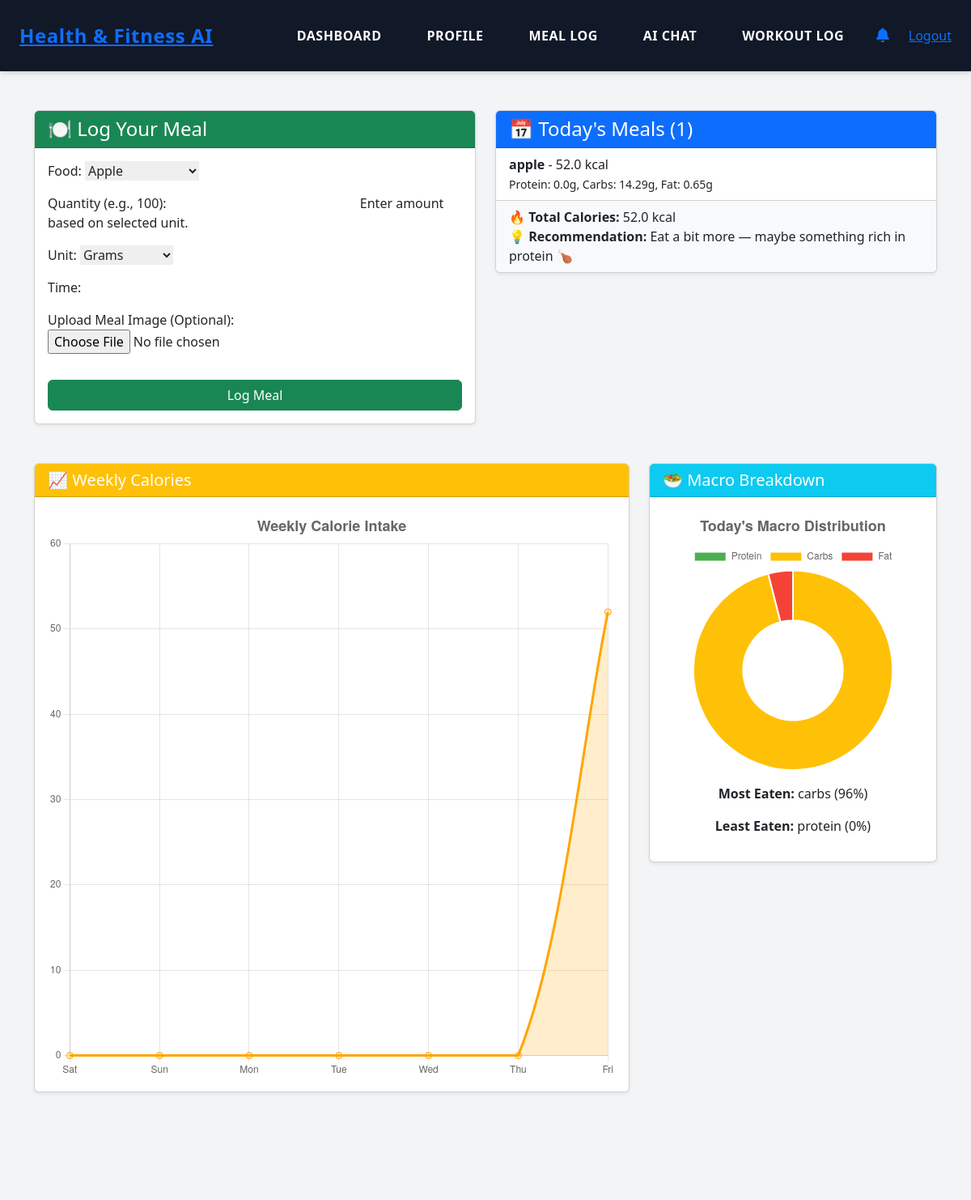
The app's page /meals/meal-log/ (signed in, upper part), older data.
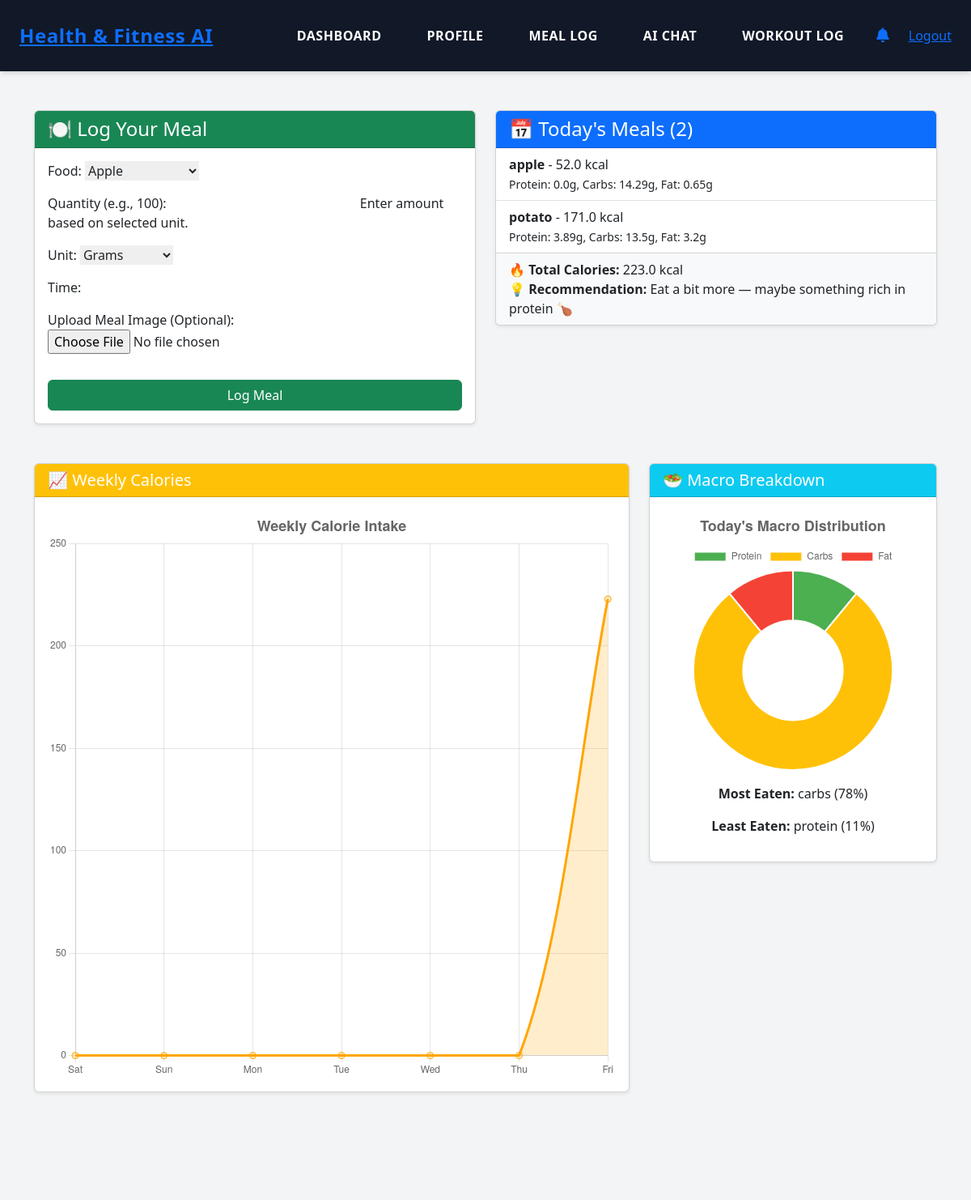
The same page, newer data.
### meals/models.py (models this page shows, shortened)
class MealLog(models.Model):
    user = models.ForeignKey(User, on_delete=models.CASCADE)
    food_name = models.CharField(max_length=100)
    quantity = models.FloatField(default=1.0)
    unit = models.CharField(max_length=20, default='grams')  # example default unit
    time = models.TimeField(default=time(8, 0))  # default to 08:00 AM
    image = models.ImageField(upload_to='meal_images/', blank=True, null=True)
    total_calories = models.FloatField(null=True, blank=True)
    protein = models.FloatField(null=True, blank=True)
    carbs = models.FloatField(null=True, blank=True)
    fat = models.FloatField(null=True, blank=True)
    date = models.DateField(auto_now_add=True)

### meals/views.py (the view)
# urls.py: path('meal-log/', views.meal_log_view, name='meal_log'),
@login_required
def meal_log_view(request):
    today = date.today()
    if request.method == 'POST':
        form = MealLogForm(request.POST, request.FILES)
        if form.is_valid():
            meal = form.save(commit=False)
            meal.user = request.user
            food_name = form.cleaned_data.get('food_name')
            quantity = form.cleaned_data.get('quantity') or 1
            unit = form.cleaned_data.get('unit')
            if not food_name:
                messages.error(request, "Please select a food item.")
                return redirect('meal_log')
            meal.food_name = food_name
            meal.quantity = quantity
            meal.unit = unit
            nutrition = get_usda_nutrition(food_name, quantity, unit)
            if nutrition:
                meal.total_calories = nutrition['calories']
                meal.protein = nutrition['protein']
                meal.carbs = nutrition['carbs']
                meal.fat = nutrition['fat']
            else:
                messages.warning(request, f"No nutrition data found for {food_name}.")
            meal.save()
            Notification.objects.create(
                user=request.user,
                message=f"You logged {meal.food_name} with {meal.total_calories} kcal."
            )
            try:
                send_mail(
                    subject='🍽️ Meal Logged!',
                    message=f"Hi {request.user.username},\n\nYou logged {meal.food_name} ({quantity} {unit}) with {meal.total_calories} kcal!",
                    from_email=settings.EMAIL_HOST_USER,
                    recipient_list=[request.user.email],
                    fail_silently=True
                )
            except Exception as e:
                print(f"Email error: {e}")
            return redirect('meal_log')
    else:
        form = MealLogForm()
    today_totals = get_day_totals(request.user, today)
    if today_totals['calories'] < CALORIE_MIN:
        recommendation = "Eat a bit more — maybe something rich in protein 🍗"
    elif today_totals['calories'] > CALORIE_MAX:
        recommendation = "You've eaten a lot — try something light 🥗"
    else:
        recommendation = "You're doing great! 🎉"
    week_dates = [today - timedelta(days=i) for i in range(6, -1, -1)]
    weekly_data = []
    weekly_labels = []
    weekly_calories = []
    for day in week_dates:
        totals = get_day_totals(request.user, day)
        weekly_data.append({'date': day.strftime('%a'), **totals})
        weekly_labels.append(day.strftime('%a'))
        weekly_calories.append(totals['calories'])
    today_macros = {
        'protein': today_totals['protein'],
        'carbs': today_totals['carbs'],
        'fat': today_totals['fat'],
    }
    total_macros = sum(today_macros.values()) or 1
    macro_percentages = {k: round((v / total_macros) * 100) for k, v in today_macros.items()}
    most_eaten_macro = max(macro_percentages, key=macro_percentages.get)
    least_eaten_macro = min(macro_percentages, key=macro_percentages.get)
    return render(request, 'meals/meal_log.html', {
        'form': form,
        'logs': today_totals['logs'],
        'total_calories': today_totals['calories'],
        'recommendation': recommendation,
        'weekly_data': weekly_data,
        'weekly_labels': json.dumps(weekly_labels),
        'weekly_calories': json.dumps(weekly_calories),
        'macro_percentages': macro_percentages,
        'most_eaten_macro': most_eaten_macro,
        'least_eaten_macro': least_eaten_macro,
        'most_percentage': macro_percentages[most_eaten_macro],
        'least_percentage': macro_percentages[least_eaten_macro],
    })

### meals/forms.py
class MealLogForm(forms.ModelForm):
    food_name = forms.ChoiceField(choices=FOOD_CHOICES, label='Food')
    quantity = forms.FloatField(min_value=0.1, label='Quantity (e.g., 100)', help_text="Enter amount based on selected unit.")
    unit = forms.ChoiceField(choices=UNIT_CHOICES, label='Unit')
    time = forms.TimeField(widget=forms.TimeInput(format='%H:%M'), label='Time')
    image = forms.ImageField(required=False, label='Upload Meal Image (Optional)')
    class Meta:
        model = MealLog
        fields = ['food_name', 'quantity', 'unit', 'time', 'image']

### meals/views.py (called while the page is built)
def get_day_totals(user, day):
    logs = MealLog.objects.filter(user=user, date=day)
    return {
        'logs': logs,
        'calories': sum((log.total_calories or 0) for log in logs),
        'protein': sum((log.protein or 0) for log in logs),
        'carbs': sum((log.carbs or 0) for log in logs),
        'fat': sum((log.fat or 0) for log in logs),
    }

### notifications/context_processors.py (called while the page is built)
def notification_status(request):
    if request.user.is_authenticated:
        has_new = Notification.objects.filter(user=request.user, is_read=False).exists()
        return {'has_new_notifications': has_new}
    return {}

### templates/meals/meal_log.html (shortened to what this page needs)
{% extends "users/base.html" %}
{% load static %}
{% block content %}
<div class="container mt-4">
    <div class="row">
        <div class="col-lg-6 mb-4">
            <div class="card shadow-sm">
                <div class="card-header bg-success text-white">
                    <h4 class="mb-0">🍽️ Log Your Meal</h4>
                </div>
                <div class="card-body">
                    <form method="post" enctype="multipart/form-data">
                        {{ form.as_p }}
                        <button type="submit" class="btn btn-success w-100 mt-3">Log Meal</button>
                    </form>
                </div>
            </div>
        </div>
        <div class="col-lg-6 mb-4">
            <div class="card shadow-sm">
                <div class="card-header bg-primary text-white">
                    <h4 class="mb-0">📅 Today's Meals ({{ logs.count }})</h4>
                </div>
                <ul class="list-group list-group-flush">
                    {% for log in logs %}
                        <li class="list-group-item">
                            <strong>{{ log.food_name }}</strong> - {{ log.total_calories }} kcal<br>
                            <small>Protein: {{ log.protein }}g, Carbs: {{ log.carbs }}g, Fat: {{ log.fat }}g</small>
                        </li>
                    {% empty %}
                        <li class="list-group-item text-muted">No meals logged today.</li>
                    {% endfor %}
                </ul>
                <div class="card-footer bg-light">
                    <strong>🔥 Total Calories:</strong> {{ total_calories }} kcal<br>
                    <strong>💡 Recommendation:</strong> {{ recommendation }}
                </div>
            </div>
        </div>
    </div>
    <div class="row mt-4">
        <div class="col-md-8 mb-4">
            <div class="card shadow-sm">
                <div class="card-header bg-warning">
                    <h5 class="mb-0 text-white">📈 Weekly Calories</h5>
                </div>
                <div class="card-body">
                    <canvas id="weeklyChart" height="300"></canvas>
                </div>
            </div>
        </div>
        <div class="col-md-4 mb-4">
            <div class="card shadow-sm">
                <div class="card-header bg-info text-white">
                    <h5 class="mb-0">🥗 Macro Breakdown</h5>
                </div>
                <div class="card-body text-center">
                    <canvas id="macroChart" height="300"></canvas>
                    <p class="mt-3"><strong>Most Eaten:</strong> {{ most_eaten_macro }} ({{ most_percentage }}%)</p>
                    <p><strong>Least Eaten:</strong> {{ least_eaten_macro }} ({{ least_percentage }}%)</p>
                </div>
            </div>
        </div>
    </div>
</div>
<script>
const weeklyCtx = document.getElementById('weeklyChart').getContext('2d');
new Chart(weeklyCtx, {
    type: 'line',
    data: {
        labels: {{ weekly_labels|safe }},
        datasets: [{
            label: 'Calories',
            data: {{ weekly_calories|safe }},
            borderColor: 'orange',
            backgroundColor: 'rgba(255,165,0,0.2)',
            tension: 0.3,
            fill: true,
            pointRadius: 4,
            pointHoverRadius: 6,
        }]
    },
    options: {
        responsive: true,
        plugins: {
            legend: { display: false },
            title: { display: true, text: 'Weekly Calorie Intake', font: { size: 18 } }
        }
    }
});
const macroCtx = document.getElementById('macroChart').getContext('2d');
new Chart(macroCtx, {
    type: 'doughnut',
    data: {
        labels: ['Protein', 'Carbs', 'Fat'],
        datasets: [{
            data: [{{ macro_percentages.protein }}, {{ macro_percentages.carbs }}, {{ macro_percentages.fat }}],
            backgroundColor: ['#4CAF50', '#FFC107', '#F44336'],
            hoverOffset: 8
        }]
    },
    options: {
        responsive: true,
        plugins: {
            title: { display: true, text: "Today's Macro Distribution", font: { size: 18 } }
        }
    }
});
</script>
{% endblock %}

Row changes from the older to the newer data that the page shows:
added MealLog: food_name "potato", total_calories "171.0", protein "3.89", carbs "13.5", fat "3.2"
Text that changed along with them:
{{ logs.count }}: "1" → "2"
{{ total_calories }}: "52.0" → "223.0"
chart data {{ weekly_calories|safe }}: [0, 0, 0, 0, 0, 0, 52.0] → [0, 0, 0, 0, 0, 0, 223.0]
chart data {{ macro_percentages.protein }}: 0 → 11
chart data {{ macro_percentages.carbs }}: 96 → 78
chart data {{ macro_percentages.fat }}: 4 → 11
{{ most_percentage }}: "96" → "78"
{{ least_percentage }}: "0" → "11"
